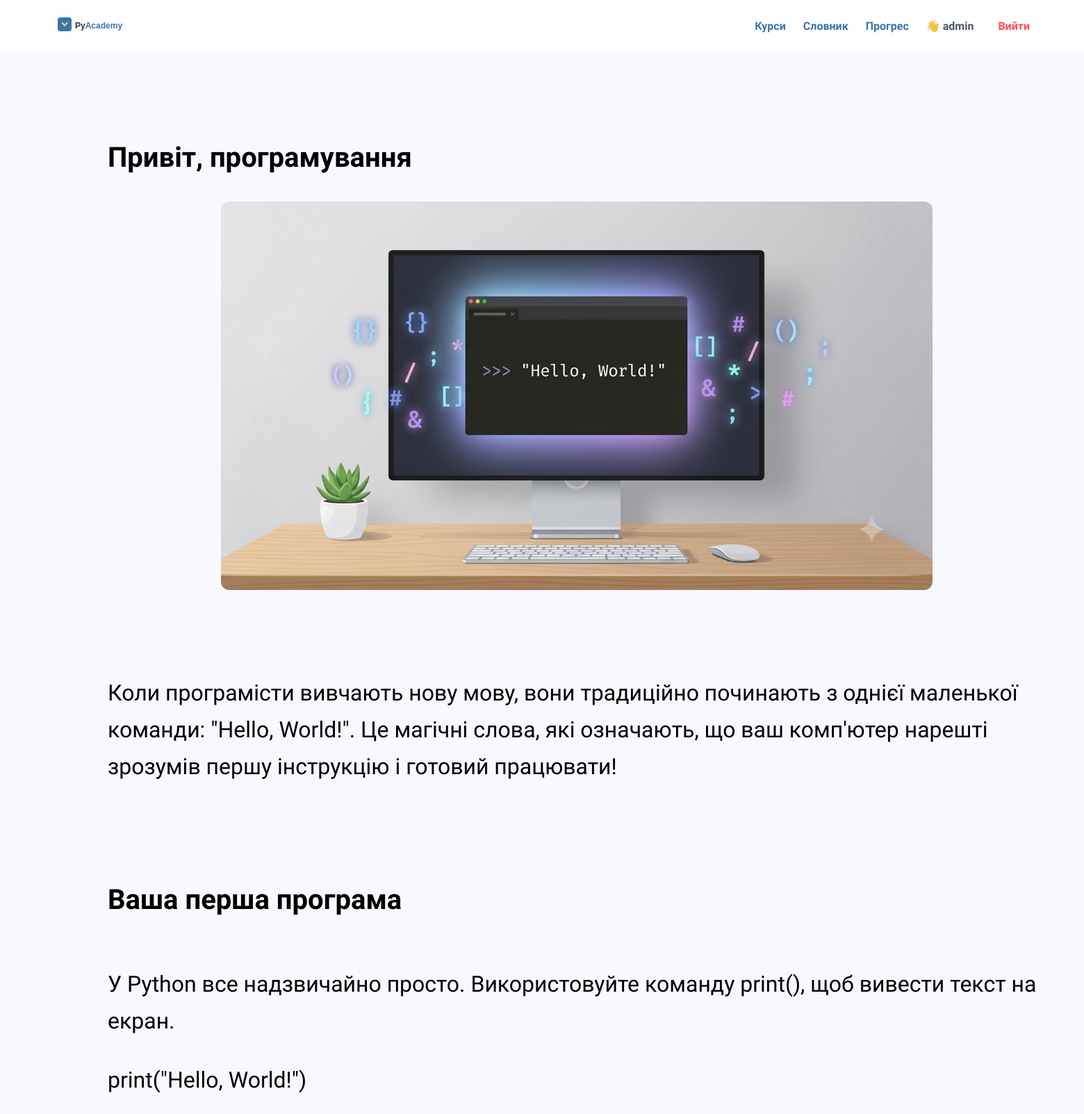
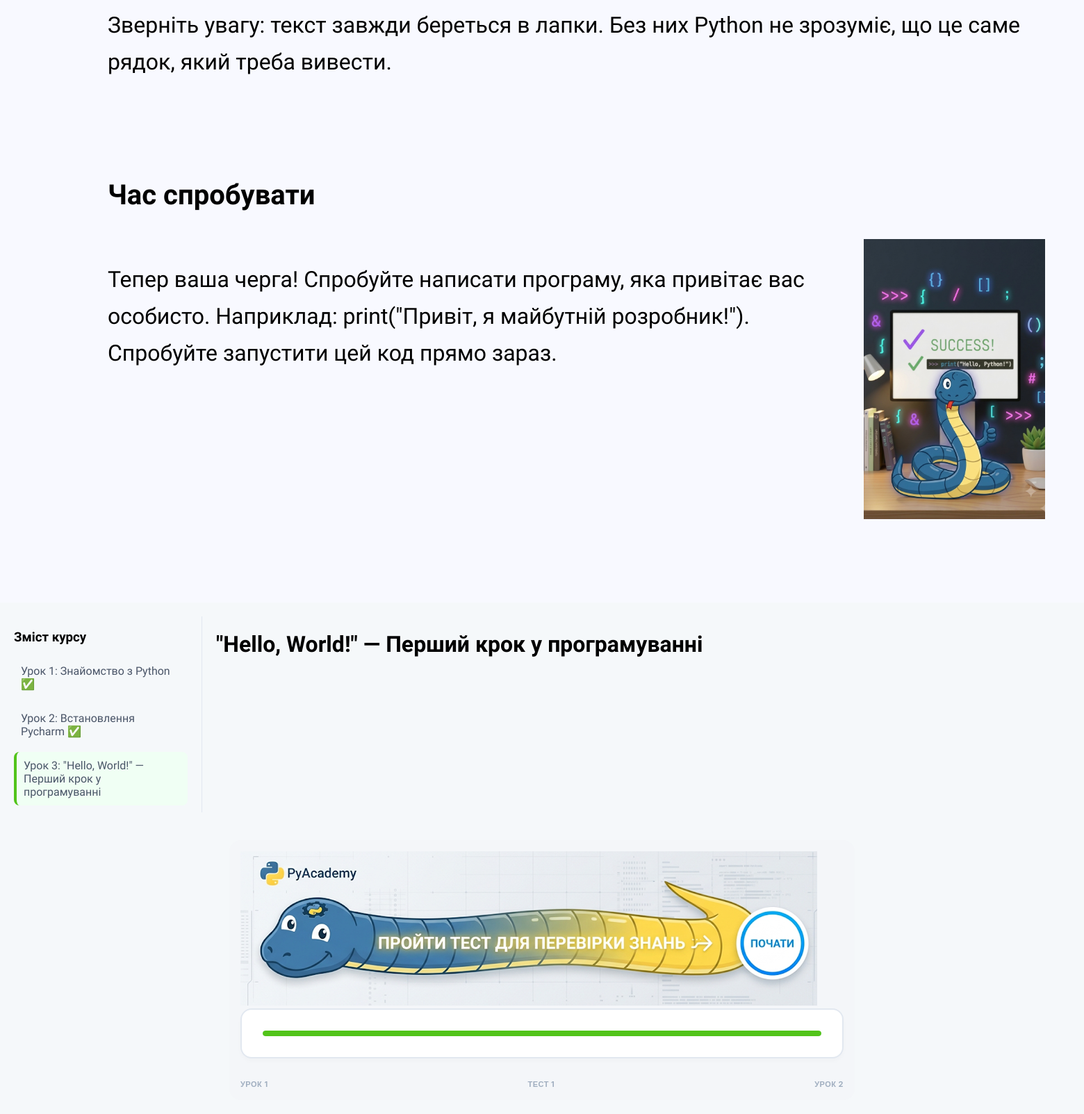
Screenshot of /lesson/3/ (signed in) with the database file from the repository (2 pictures, top to bottom).
### courses/models.py (models this page shows, shortened)
class LessonBlock(models.Model):
    lesson = models.ForeignKey('Lesson', on_delete=models.CASCADE, related_name='blocks', verbose_name="Урок")
    block_title = models.CharField(max_length=250, verbose_name="Заголовок секції")
    block_text = models.TextField(verbose_name="Основний текст секції")
    block_image = models.ImageField(upload_to='lesson_blocks/', verbose_name="Додати зображення (якщо потрібно)",
                                    null=True, blank=True)
    order = models.PositiveIntegerField(default=0, verbose_name="Порядок відображення (0, 1, 2...)")
    LAYOUT_CHOICES = [
        ('layout-standard', 'Стандартний (Текст на всю ширину)'),
        ('layout-author', 'Картка автора (Фото ЛІВОРУЧ, текст праворуч)'),
        ('layout-history', 'Історичний блок (Текст ліворуч, фото праворуч)'),
        ('layout-full-image', 'Велике фото (Фото на всю ширину, текст знизу)'),  # НАШ НОВИЙ МАКЕТ
    ]
    block_layout = models.CharField(
        max_length=50,
        choices=LAYOUT_CHOICES,
        default='layout-standard',
        verbose_name="Оберіть розташування елементів (Дизайн)"
    )
    class Meta:
        verbose_name = "Блок контенту уроку"
        verbose_name_plural = "Конструктор сторінки (Додати блоки тексту/картинок)"
        ordering = ['order']

class Lesson(models.Model):
    course = models.ForeignKey('Course', on_delete=models.CASCADE, related_name='lessons', null=True, blank=True)
    number = models.PositiveIntegerField(verbose_name="Номер уроку", default=1)
    title = models.CharField(max_length=250, verbose_name="Заголовок сторінки")
    class Meta:
        verbose_name = "Урок"
        verbose_name_plural = "Уроки"
        ordering = ['number']

### courses/views.py (the view)
# urls.py: path('lesson/<int:lesson_number>/', views.lesson_detail, name='lesson_detail'), # Друга сторінка
@login_required(login_url='/auth/login/')
def lesson_detail(request, lesson_number):
    lesson = Lesson.objects.filter(number=lesson_number).first()
    if not lesson:
        return render(request, 'courses/course_under_development.html')
    if lesson.course.lessons.count() == 0:
        return render(request, 'courses/course_under_development.html')
    if lesson.number > 1:
        prev_lesson_number = lesson.number - 1
        has_access = UserProgress.objects.filter(
            user=request.user,
            lesson__number=prev_lesson_number,
            lesson__course=lesson.course
        ).exists()
        if not has_access:
            return redirect('lesson_detail', lesson_number=prev_lesson_number)
    quizzes = Quiz.objects.filter(lesson=lesson).values(
        'question', 'option_a', 'option_b', 'option_v', 'option_g', 'correct_option'
    )
    quizzes_json = json.dumps(list(quizzes), ensure_ascii=False)
    all_lessons = Lesson.objects.filter(course=lesson.course).order_by('number')
    completed_ids = UserProgress.objects.filter(
        user=request.user,
        lesson__course=lesson.course
    ).values_list('lesson_id', flat=True)
    next_lesson = Lesson.objects.filter(
        course=lesson.course,
        number=lesson.number + 1
    ).first()
    return render(request, 'courses/lesson.html', {
        'lesson': lesson,
        'all_lessons': all_lessons,
        'completed_ids': completed_ids,
        'quizzes_json': quizzes_json,
        'next_lesson': next_lesson,
    })

### templates/courses/lesson.html (shortened to what this page needs)
{% extends 'base.html' %}
{% load static %}
{% block content %}
<div class="lesson-page-wrapper">
    <div class="figma-canvas">
        {% for block in lesson.blocks.all %}
            <div class="lesson-block {{ block.block_layout }}">
                <h2 class="figma-title">{{ block.block_title }}</h2>
                <div class="block-content-wrapper">
                    {% if block.block_image %}
                        <img src="{{ block.block_image.url }}" class="figma-img" alt="Decor">
                    {% endif %}
                    <div class="figma-text">
                        {{ block.block_text|safe|linebreaks }}
                    </div>
                </div> </div> {% empty %}
            <p class="empty-lesson-text">Контент для цього уроку ще завантажується...</p>
        {% endfor %} </div> </div>
<div class="course-layout">
    <aside class="sidebar">
        <h3>Зміст курсу</h3>
        {% for l in all_lessons %}
            <div class="nav-item {% if l.number == lesson.number %}active{% endif %}">
                {% if l.id in completed_ids or l.number == 1 or l.number == lesson.number %}
                    <a href="{% url 'lesson_detail' l.number %}">
                        Урок {{ l.number }}: {{ l.title }}
                        {% if l.id in completed_ids %} ✅ {% endif %}
                    </a>
                {% else %}
                    <span class="locked">🔒 Урок {{ l.number }}: {{ l.title }}</span>
                {% endif %}
            </div>
        {% endfor %}
    </aside>
    <main class="content">
        <h1>{{ lesson.title }}</h1>
        </main>
</div>
<div class="course-banner-container">
    <a href="javascript:void(0);" onclick="openQuiz()">
    <img src="{% static 'images/course_banner_bg.png' %}" alt="Маскот Python" class="banner-mascot-img">
</a>
    <div class="overall-progress-card">
    <div class="global-progress-bar">
        <div class="global-progress-fill" style="width: {{ progress_percentage }}%;"></div>
    </div>
</div>
    <div class="timeline-labels-container">
        <span class="step-label {% if current_step >= 1 %}current-active{% endif %}">Урок 1</span>
        <span class="step-label {% if current_step >= 2 %}current-active{% endif %}">Тест 1</span>
        <span class="step-label {% if current_step >= 3 %}current-active{% endif %}">Урок 2</span>
    </div>
</div>
{% endblock %}

### templates/base.html (shortened to what this page needs)
{% load static %}
<!DOCTYPE html>
<html lang="uk">
<head>
    <link rel="stylesheet" href="{% static 'css/style.css' %}">
</head>
<body>
    <header class="top-bar">
        <div class="logo-container">
            <a href="/"><img src="{% static 'images/logo.svg' %}" alt="PyAcademy" class="main-logo"></a>
        </div>
        <nav class="nav-buttons">
    <a href="/" class="nav-btn">Курси</a>
    <a href="{% url 'dictionary' %}" class="nav-btn">Словник</a>
    <a href="{% url 'progress' %}" class="nav-btn">Прогрес</a>
    {% if user.is_authenticated %}
        <span class="nav-user-name" style="color: #4a5568; font-weight: bold; margin-right: 10px;">👋 {{ user.username }}</span>
        <a href="{% url 'logout' %}" class="nav-btn" style="color: #ff4d4f;">Вийти</a>
    {% else %}
        <a href="{% url 'login' %}" class="nav-btn">Увійти</a>
        <a href="{% url 'register' %}" class="nav-btn" style="background: #52c41a; color: white; padding: 5px 15px; border-radius: 6px;">Реєстрація</a>
    {% endif %}
</nav>
    </header>
    {% block content %}
    {% endblock %}
</body>
</html>

### static/css/style.css (style rules this page uses)
:root { --py-blue: #3776AB; --py-yellow: #FFDE57; }
body { margin: 0; font-family: 'Abhaya Libre', serif; background-color: #f5f8fa; }
.top-bar { display: flex; justify-content: space-between; align-items: center; padding: 15px 5%; background: #fff; box-shadow: 0 2px 10px rgba(0,0,0,0.05); }
.main-logo { height: 40px; width: auto; transition: transform 0.3s; }
.nav-buttons { display: flex; gap: 25px; }
.nav-btn { text-decoration: none; color: var(--py-blue); font-weight: 600; }
.figma-canvas { width: 1659px; min-height: 100vh; background: #F8F9FF; margin: 0 auto; padding: 120px 0; display: flex; flex-direction: column; align-items: center; gap: 100px; box-sizing: border-box; }
.figma-title { font-family: 'Maitree', serif; font-weight: 700; font-size: 40px; line-height: 66px; color: #000000; margin: 0 0 30px 0; }
.figma-text { font-family: 'Maitree', serif; font-weight: 400; font-size: 32px; line-height: 53px; color: #000000; }
.lesson-block { width: 1349px; display: flex; flex-direction: column; }
.block-content-wrapper { display: flex; width: 100%; gap: 50px; }
.layout-standard .block-content-wrapper { flex-direction: column; }
.layout-history .block-content-wrapper { flex-direction: row-reverse; align-items: flex-start; }
.layout-history .figma-img { width: 261px; height: 403px; object-fit: cover; flex-shrink: 0; }
.layout-history .figma-text { flex-grow: 1; }
.layout-full-image .block-content-wrapper { flex-direction: column; align-items: center; }
.layout-full-image .figma-img { width: 1024px; height: 559px; object-fit: cover; border-radius: 12px; margin-bottom: 40px; }
.layout-full-image .figma-text { width: 1349px; }
.course-banner-container { position: relative; }
.course-banner-container a { position: relative; z-index: 20; display: inline-block; }
.banner-mascot-img { position: relative; z-index: 9999; cursor: pointer; }
.course-banner-container .banner-mascot-img { width: 100% !important; max-width: 830px !important; height: auto !important; }
.overall-progress-card { background: #ffffff; border: 2px solid #e2e8f0; border-radius: 16px; padding: 30px; margin-bottom: 30px; box-shadow: 0 4px 6px rgba(0,0,0,0.02); }
.global-progress-bar { width: 100%; height: 8px; background: #e2e8f0; border-radius: 4px; overflow: hidden; }
.global-progress-fill { height: 100%; background: #52c41a; border-radius: 4px; transition: width 0.5s ease; }
.course-banner-container { width: 100%; max-width: 900px; margin: 20px auto; background: #f4f6f9; border-radius: 16px; padding: 16px; box-sizing: border-box; }
.timeline-labels-container { display: flex; justify-content: space-between; margin-top: 10px; font-family: 'Inter', sans-serif; font-size: 11px; font-weight: 700; color: #a0aec0; text-transform: uppercase; letter-spacing: 0.5px; }
.course-layout { display: flex; gap: 20px; padding: 20px; }
.sidebar { width: 250px; border-right: 1px solid #e2e8f0; padding-right: 20px; }
.nav-item { margin-bottom: 10px; padding: 10px; border-radius: 8px; transition: background 0.3s; }
.nav-item a { text-decoration: none; color: #4a5568; font-weight: 500; }
.nav-item.active { background: #f0fff4; border-left: 4px solid #52c41a; }

### rows the page displays
LessonBlock: block_title "Привіт, програмування", block_image (picture), block_text "Коли програмісти вивчають нову мову, вони традиційно починають з однієї маленької команди: \"Hello, World!\". Це магічні слова, які означають, що ваш комп'ютер нарешті зрозумів першу інструкцію і готовий працювати!"
LessonBlock: block_title "Ваша перша програма", block_text "У Python все надзвичайно просто. Використовуйте команду print(), щоб вивести текст на екран. print(\"Hello, World!\") Зверніть увагу: текст завжди береться в лапки. Без них Python не зрозуміє, що це саме рядок, який треба вивести."
LessonBlock: block_title "Час спробувати", block_image (picture), block_text "Тепер ваша черга! Спробуйте написати програму, яка привітає вас особисто. Наприклад: print(\"Привіт, я майбутній розробник!\"). Спробуйте запустити цей код прямо зараз."
Lesson: number "1", title "Знайомство з Python"
Lesson: number "2", title "Встановлення Pycharm"
Lesson: number "3", title "\"Hello, World!\" — Перший крок у програмуванні"

### other values shown
{{ user.username }} "admin"
